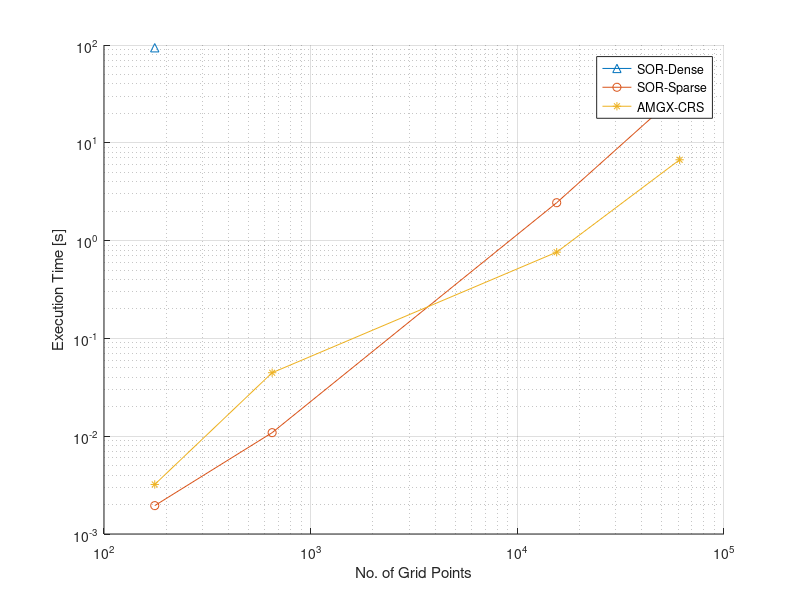

Here is the MATLAB script that generated this plot: (Note: this script raises an error after producing the figure.)
clear; clc; close all;

gs_dense = 93.744;
gs_sparse = [0.00195 0.01087 2.44072 32.62450];
gs_amgx = [0.00321104 0.04456 0.761726 6.70354];

N = [16*11 31*21 152*102 302*202];

hold on
plot(N(1),gs_dense,'-^','DisplayName','SOR-Dense')
plot(N,gs_sparse,'-o','DisplayName','SOR-Sparse')
plot(N,gs_amgx,'-*','DisplayName','AMGX-CRS')
set(gca,'xscale','log')
set(gca,'yscale','log')
legend('location','best')
xlabel('No. of Grid Points')
ylabel('Execution Time [s]')
grid on
set(gcf,'color','w')
export_fig plot_timings.pdf